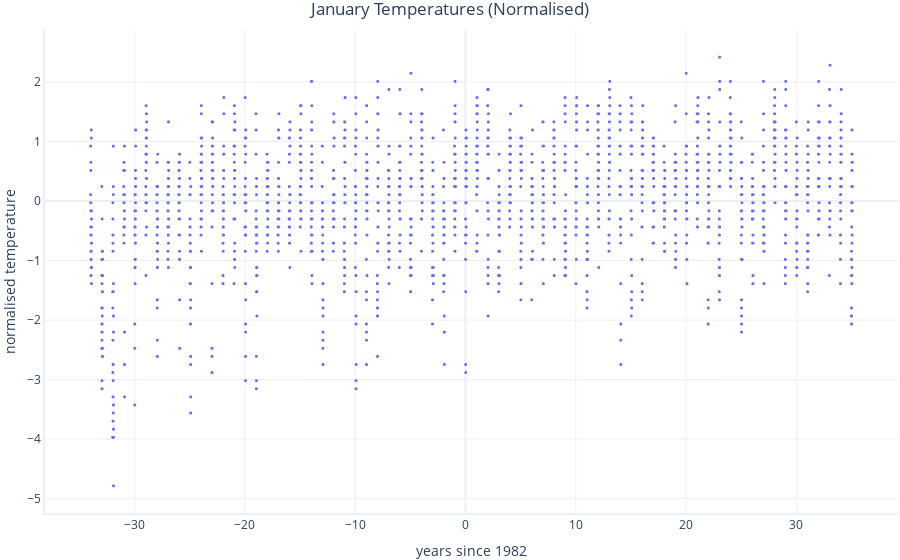

Notebook code cell kept with this figure:
### Code cell
import graphing
import numpy as np

# Offset date into number of years since 1982
data["years_since_1982"] = [(d.year + d.timetuple().tm_yday / 365.25) - 1982 for d in data.date]

# Scale and offset temperature so that it has a smaller range of values
data["normalised_temperature"] = (data["min_temperature"] - np.mean(data["min_temperature"])) / np.std(data["min_temperature"])

graphing.scatter_2D(data, label_x="years_since_1982", label_y="normalised_temperature", title="January Temperatures (Normalised)")

### Figure 1 — Plotly figure (JSON) as saved in the notebook; plotly's stock layout.template omitted (floating-point values rounded to 4 significant figures; data arrays with more than 128 entries replaced by an {"elided": "..."} marker saying what was removed)
{"data": [{"hovertemplate": "years since 1982=%{x}<br>normalised temperature=%{y}<extra></extra>", "legendgroup": "", "marker": {"color": "#636efa", "size": 3, "symbol": "circle"}, "mode": "markers", "name": "", "showlegend": false, "type": "scattergl", "x": {"elided": "2170 float values"}, "xaxis": "x", "y": {"elided": "2170 float values"}, "yaxis": "y"}], "layout": {"legend": {"tracegroupgap": 0}, "title": {"text": "January Temperatures (Normalised)"}, "xaxis": {"anchor": "y", "domain": [0, 1], "title": {"text": "years since 1982"}}, "yaxis": {"anchor": "x", "domain": [0, 1], "title": {"text": "normalised temperature"}}}}
